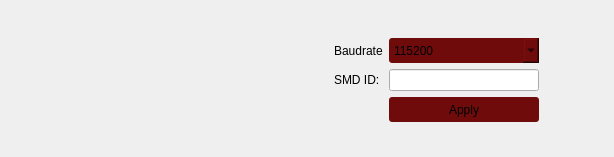
         <widget class="QWidget" name="smdPage">
          <layout class="QVBoxLayout" name="verticalLayout_4">
           <item>
            <widget class="QWidget" name="smd_widget" native="true">
             <layout class="QVBoxLayout" name="verticalLayout_26">
              <item>
               <widget class="QWidget" name="smd_left_widget" native="true">
                <property name="sizePolicy">
                 <sizepolicy hsizetype="Expanding" vsizetype="Expanding">
                  <horstretch>0</horstretch>
                  <verstretch>0</verstretch>
                 </sizepolicy>
                </property>
                <property name="maximumSize">
                 <size>
                  <width>16777215</width>
                  <height>16777215</height>
                 </size>
                </property>
                <layout class="QHBoxLayout" name="horizontalLayout_7">
                 <item>
                  <spacer name="horizontalSpacer_4">
                   <property name="orientation">
                    <enum>Qt::Horizontal</enum>
                   </property>
                   <property name="sizeHint" stdset="0">
                    <size>
                     <width>40</width>
                     <height>20</height>
                    </size>
                   </property>
                  </spacer>
                 </item>
                 <item>
                  <widget class="QWidget" name="widget_8" native="true">
                   <property name="minimumSize">
                    <size>
                     <width>250</width>
                     <height>0</height>
                    </size>
                   </property>
                   <property name="sizeIncrement">
                    <size>
                     <width>50</width>
                     <height>50</height>
                    </size>
                   </property>
                   <property name="baseSize">
                    <size>
                     <width>50</width>
                     <height>50</height>
                    </size>
                   </property>
                   <layout class="QHBoxLayout" name="horizontalLayout_21">
                    <property name="spacing">
                     <number>0</number>
                    </property>
                    <property name="leftMargin">
                     <number>0</number>
                    </property>
                    <property name="topMargin">
                     <number>0</number>
                    </property>
                    <property name="rightMargin">
                     <number>0</number>
                    </property>
                    <property name="bottomMargin">
                     <number>0</number>
                    </property>
                    <item>
                     <layout class="QVBoxLayout" name="verticalLayout_14">
                      <item>
                       <widget class="QLabel" name="label_3">
                        <property name="sizePolicy">
                         <sizepolicy hsizetype="Expanding" vsizetype="Expanding">
                          <horstretch>0</horstretch>
                          <verstretch>0</verstretch>
                         </sizepolicy>
                        </property>
                        <property name="maximumSize">
                         <size>
                          <width>16777215</width>
                          <height>16777215</height>
                         </size>
                        </property>
                        <property name="styleSheet">
                         <string notr="true">image: url(:/images/smd master vdd.png);</string>
                        </property>
                        <property name="text">
                         <string/>
                        </property>
                       </widget>
                      </item>
                     </layout>
                    </item>
                   </layout>
                  </widget>
                 </item>
                 <item alignment="Qt::AlignHCenter|Qt::AlignVCenter">
                  <widget class="QWidget" name="smd_right_top_widget" native="true">
                   <property name="sizePolicy">
                    <sizepolicy hsizetype="Minimum" vsizetype="MinimumExpanding">
                     <horstretch>0</horstretch>
                     <verstretch>0</verstretch>
                    </sizepolicy>
                   </property>
                   <property name="sizeIncrement">
                    <size>
                     <width>50</width>
                     <height>0</height>
                    </size>
                   </property>
                   <layout class="QGridLayout" name="gridLayout_5">
                    <property name="leftMargin">
                     <number>9</number>
                    </property>
                    <property name="topMargin">
                     <number>9</number>
                    </property>
                    <property name="rightMargin">
                     <number>6</number>
                    </property>
                    <property name="bottomMargin">
                     <number>6</number>
                    </property>
                    <item row="0" column="1">
                     <widget class="QComboBox" name="smd_comboBox">
                      <property name="sizePolicy">
                       <sizepolicy hsizetype="Expanding" vsizetype="Expanding">
                        <horstretch>0</horstretch>
                        <verstretch>0</verstretch>
                       </sizepolicy>
                      </property>
                      <property name="minimumSize">
                       <size>
                        <width>150</width>
                        <height>25</height>
                       </size>
                      </property>
                      <property name="maximumSize">
                       <size>
                        <width>16777215</width>
                        <height>16777215</height>
                       </size>
                      </property>
                      <property name="cursor">
                       <cursorShape>PointingHandCursor</cursorShape>
                      </property>
                      <property name="styleSheet">
                       <string notr="true">QComboBox {
background-color: rgb(111, 11, 11);
border-radius: 3px;
}
QComboBox:hover {
background-color: rgb(26, 95, 180);
}
QComboBox:pressed {
background-color: rgb(98, 160, 234);
}</string>
                      </property>
                      <item>
                       <property name="text">
                        <string>115200</string>
                       </property>
                      </item>
                      <item>
                       <property name="text">
                        <string>9600</string>
                       </property>
                      </item>
                      <item>
                       <property name="text">
                        <string>New Item</string>
                       </property>
                      </item>
                      <item>
                       <property name="text">
                        <string>New Item</string>
                       </property>
                      </item>
                     </widget>
                    </item>
                    <item row="0" column="0">
                     <widget class="QLabel" name="smd_baudrate_label">
                      <property name="sizePolicy">
                       <sizepolicy hsizetype="Expanding" vsizetype="Expanding">
                        <horstretch>0</horstretch>
                        <verstretch>0</verstretch>
                       </sizepolicy>
                      </property>
                      <property name="text">
                       <string>Baudrate</string>
                      </property>
                     </widget>
                    </item>
                    <item row="1" column="0">
                     <widget class="QLabel" name="smd_id_label">
                      <property name="text">
                       <string>SMD ID:</string>
                      </property>
                     </widget>
                    </item>
                    <item row="1" column="1">
                     <widget class="QLineEdit" name="smd_id_lineEdit">
                      <property name="sizePolicy">
                       <sizepolicy hsizetype="Expanding" vsizetype="Expanding">
                        <horstretch>0</horstretch>
                        <verstretch>0</verstretch>
                       </sizepolicy>
                      </property>
                     </widget>
                    </item>
                    <item row="2" column="1">
                     <widget class="QPushButton" name="smd_apply_button">
                      <property name="sizePolicy">
                       <sizepolicy hsizetype="Expanding" vsizetype="Expanding">
                        <horstretch>0</horstretch>
                        <verstretch>0</verstretch>
                       </sizepolicy>
                      </property>
                      <property name="minimumSize">
                       <size>
                        <width>0</width>
                        <height>25</height>
                       </size>
                      </property>
                      <property name="cursor">
                       <cursorShape>PointingHandCursor</cursorShape>
                      </property>
                      <property name="styleSheet">
                       <string notr="true">QPushButton {
background-color: rgb(111, 11, 11);
border-radius: 3px;
}
QPushButton:hover {
background-color: rgb(26, 95, 180);
}
QPushButton:pressed {
background-color: rgb(98, 160, 234);
}</string>
                      </property>
                      <property name="text">
                       <string>Apply</string>
                      </property>
                     </widget>
                    </item>
                   </layout>
                  </widget>
                 </item>
                 <item>
                  <spacer name="horizontalSpacer_5">
                   <property name="orientation">
                    <enum>Qt::Horizontal</enum>
                   </property>
                   <property name="sizeHint" stdset="0">
                    <size>
                     <width>40</width>
                     <height>20</height>
                    </size>
                   </property>
                  </spacer>
                 </item>
                </layout>
               </widget>
              </item>
             </layout>
            </widget>
           </item>
          </layout>
         </widget>
